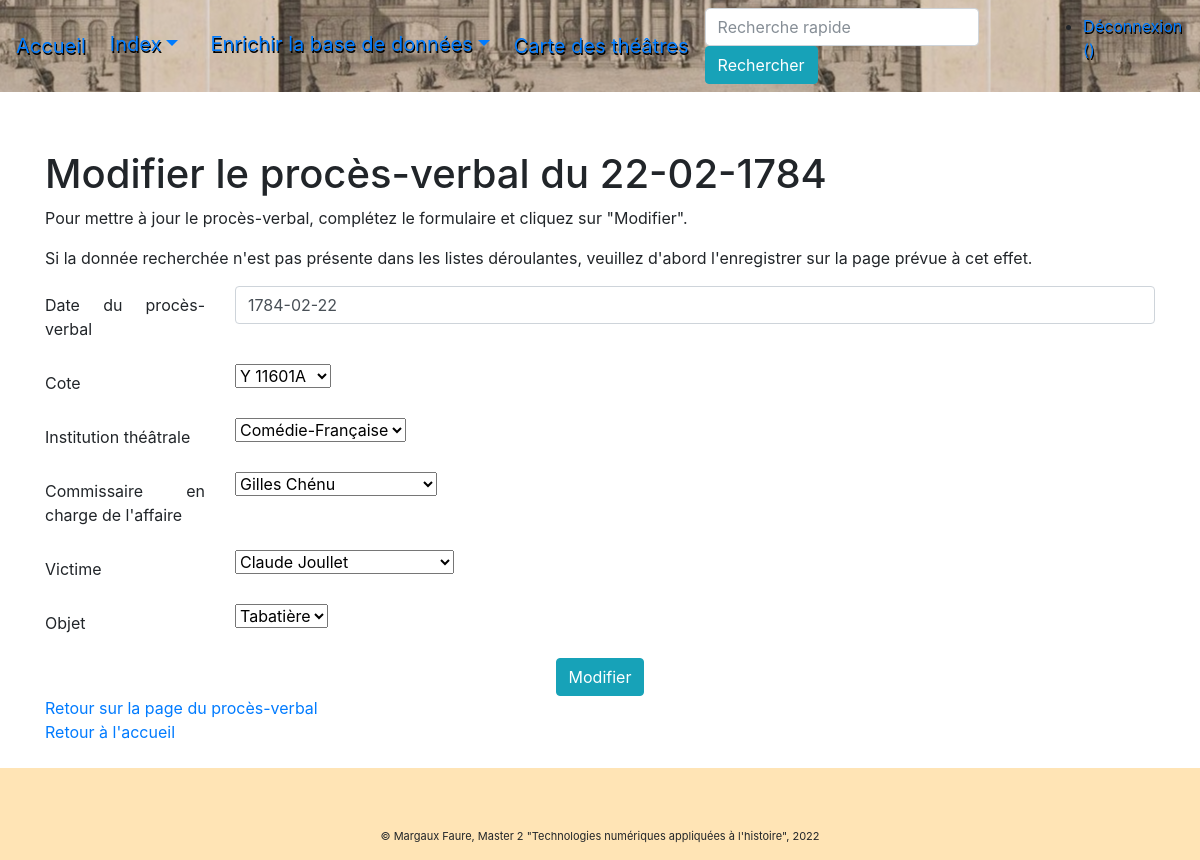
The app's page /proces_verbaux/1/update (signed in) with its own data.
### pv_theatres/modeles/donnees.py (models this page shows, shortened)
class ProcesVerbal(db.Model):
    id = db.Column(db.Integer, nullable=False, autoincrement=True, primary_key=True)
    date_pv = db.Column(db.String(10))
    id_theatre = db.Column(db.Integer, db.ForeignKey("theatre.id"))
    id_source = db.Column(db.Integer, db.ForeignKey("source.id"))
    id_commissaire = db.Column(db.Integer, db.ForeignKey("personne.id"))
    id_victime = db.Column(db.Integer, db.ForeignKey("personne.id"))
    id_objet = db.Column(db.Integer, db.ForeignKey("objet.id"))
    commissaires = db.relationship("Personne", back_populates="proces_verbaux_commissaires",
                                   foreign_keys=id_commissaire)
    victimes = db.relationship("Personne", back_populates="proces_verbaux_victimes", foreign_keys=id_victime)
    salles_theatre = db.relationship("Theatre", back_populates="proces_verbaux")
    sources = db.relationship("Source", back_populates="proces_verbaux_sources")
    objets = db.relationship("Objet", back_populates="proces_verbaux_objets")
    authorships = db.relationship("Authorship", back_populates="proces_verbal")

class Source(db.Model):
    id = db.Column(db.Integer, nullable=False, autoincrement=True, primary_key=True)
    cote = db.Column(db.Text, nullable=False)
    proces_verbaux_sources = db.relationship("ProcesVerbal", back_populates="sources")
    authorships = db.relationship("Authorship", back_populates="source")

class Theatre(db.Model):
    id = db.Column(db.Integer, nullable=False, autoincrement=True, primary_key=True)
    institution = db.Column(db.Text, nullable=False)
    salles_theatre = db.relationship("SalleTheatre", back_populates="theatres")
    proces_verbaux = db.relationship("ProcesVerbal", back_populates="salles_theatre")

class Personne(db.Model):
    id = db.Column(db.Integer, nullable=False, autoincrement=True, primary_key=True)
    nom = db.Column(db.Text, nullable=False)
    prenom = db.Column(db.Text)
    qualite = db.Column(db.Text)
    proces_verbaux_commissaires = db.relationship("ProcesVerbal", back_populates="commissaires",
                                                  foreign_keys="ProcesVerbal.id_commissaire")
    proces_verbaux_victimes = db.relationship("ProcesVerbal", back_populates="victimes",
                                              foreign_keys="ProcesVerbal.id_victime")
    adresses = db.relationship("Adresse", secondary=Habite, back_populates="personnes")
    authorships = db.relationship("Authorship", back_populates="personne")

class Objet(db.Model):
    id = db.Column(db.Integer, nullable=False, autoincrement=True, primary_key=True)
    type = db.Column(db.Text, nullable=False)
    proces_verbaux_objets = db.relationship("ProcesVerbal", back_populates="objets")
    authorships = db.relationship("Authorship", back_populates="objet")

### pv_theatres/routes/generic.py (the view, shortened to what this page needs)
@app.route("/proces_verbaux/<int:id>/update", methods=["GET", "POST"])
@login_required
def modification_proces_verbal(id):
    update_proces_verbal = ProcesVerbal.query.get_or_404(id)
    proces_verbaux_dates = ProcesVerbal.query.filter(ProcesVerbal.date_pv).all()
    sources = Source.query.all()
    theatres = Theatre.query.all()
    commissaires = Personne.query.filter(Personne.qualite == 'commissaire de police').all()
    victimes = Personne.query.filter(Personne.qualite != 'commissaire de police').all()
    objets = Objet.query.all()
    if request.method == "GET":
        return render_template("pages/modification/update_proces_verbal.html", nom="Modifier un procès-verbal",
                               proces_verbal=update_proces_verbal, sources=sources, theatres=theatres,
                               dates=proces_verbaux_dates, commissaires=commissaires, victimes=victimes, objets=objets)

### pv_theatres/modeles/utilisateurs.py (called while the page is built)
@login.user_loader
def trouver_utilisateur_via_id(identifiant):
    return User.query.get(int(identifiant))

### pv_theatres/templates/pages/modification/update_proces_verbal.html (shortened to what this page needs)
{% extends "conteneur.html" %}
{% block corps %}
<div>
    <h1>Modifier le procès-verbal du {{proces_verbal.date_pv.split("-")[2]}}-{{proces_verbal.date_pv.split("-")[1]}}-{{proces_verbal.date_pv.split("-")[0]}}</h1>
    <p>Pour mettre à jour le procès-verbal, complétez le formulaire et cliquez sur "Modifier".</p>
    <p>Si la donnée recherchée n'est pas présente dans les listes déroulantes, veuillez d'abord l'enregistrer sur la page prévue à cet effet.</p>
</div>
<form class="form" method="POST" action="{{url_for('modification_proces_verbal', id=proces_verbal.id)}}">
 <div class="form-group row">
      <label for="date_pv" class="col-sm-2 col-form-label">Date du procès-verbal</label>
      <div class="col-sm-10">
       <input type="text" class="form-control" name="date_pv"
        value="{{proces_verbal.date_pv}}"/>
      </div>
    </div>
    <div class="form-group row">
      <label for="id_source" class="col-sm-2 col-form-label">Cote</label>
      <div class="col-sm-10">
        <select name="id_source" id="id_source">
        {% for source in sources %}
            <option value="{{source.id}}" {% if proces_verbal.id_source == source.id %}selected{% endif %}>{{source.cote}}</option>
        {% endfor %}
        </select>
      </div>
    </div>
    <div class="form-group row">
      <label for="id_theatre" class="col-sm-2 col-form-label">Institution théâtrale</label>
      <div class="col-sm-10">
        <select name="id_theatre" id="id_theatre">
        {% for theatre in theatres %}
            <option value="{{theatre.id}}" {% if proces_verbal.id_theatre == theatre.id %}selected{% endif %}>{{theatre.institution}}</option>
        {% endfor %}
        </select>
      </div>
    </div>
    <div class="form-group row">
      <label for="ajout_pv_id_commissaire" class="col-sm-2 col-form-label">Commissaire en charge de l'affaire</label>
      <div class="col-sm-10">
        <select name="id_commissaire" id="id_commissaire">
        {% for commissaire in commissaires %}
            <option value="{{commissaire.id}}" {% if proces_verbal.id_commissaire == commissaire.id %}selected{% endif %}>{{commissaire.prenom}} {{commissaire.nom}}</option>
        {% endfor %}
        </select>
      </div>
    </div>
    <div class="form-group row">
      <label for="id_victime" class="col-sm-2 col-form-label">Victime</label>
      <div class="col-sm-10">
        <select name="id_victime" id="id_victime">
        {% for victime in victimes %}
            <option value="{{victime.id}}" {% if proces_verbal.id_victime == victime.id %}selected{% endif %}>{{victime.prenom}} {{victime.nom}}</option>
        {% endfor %}
        </select>
      </div>
    </div>
    <div class="form-group row">
      <label for="id_objet" class="col-sm-2 col-form-label">Objet</label>
      <div class="col-sm-10">
        <select name="id_objet" id="id_objet">
        {% for objet in objets %}
            <option value="{{objet.id}}" {% if proces_verbal.id_objet == objet.id %}selected{% endif %}>{{objet.type}}</option>
        {% endfor %}
        </select>
      </div>
    </div>
    <div class="text-center">
        <button type="submit" class="btn btn-info text-center">Modifier</button>
    </div>
</form>
<p><a href="{{url_for('proces_verbal', id=proces_verbal.id)}}">Retour sur la page du procès-verbal</a><br/>
<a href="{{url_for('accueil')}}">Retour à l'accueil</a></p>
{% endblock %}

### records on screen
ProcesVerbal: date_pv "22", date_pv "02", date_pv "1784", date_pv "1784-02-22", id_source "Y 11601A", id_theatre "Comédie-Française", id_commissaire "Gilles Chénu", id_victime "Claude Joullet", id_objet "Tabatière"
